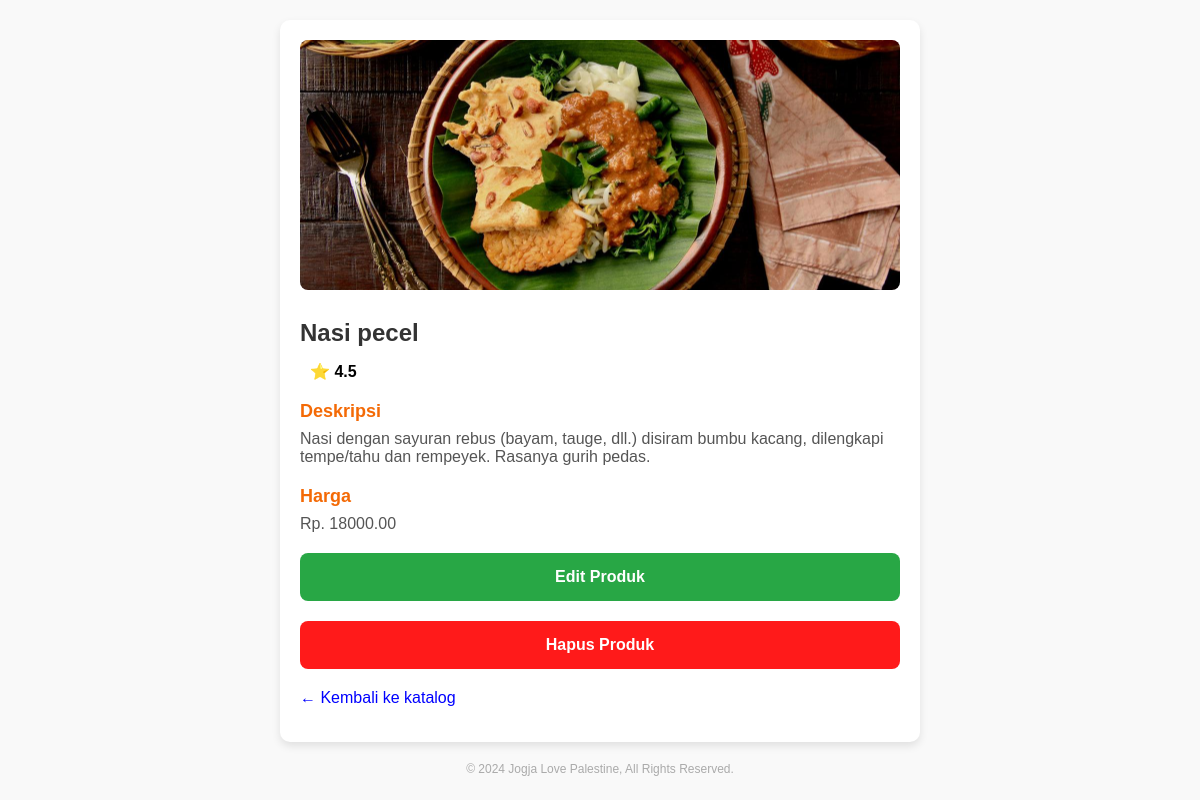
The app's page /account/product-detail.php?id=1 with its own data.
### tables this page shows
CREATE TABLE IF NOT EXISTS `produk` (
  `id` int NOT NULL AUTO_INCREMENT,
  `merchant_id` int NOT NULL,
  `nama_produk` varchar(100) NOT NULL,
  `deskripsi` text,
  `gambar_produk` varchar(255) DEFAULT NULL,
  `harga` decimal(10,2) NOT NULL,
  PRIMARY KEY (`id`),
  KEY `merchant_id` (`merchant_id`),
  CONSTRAINT `produk_ibfk_1` FOREIGN KEY (`merchant_id`) REFERENCES `merchants` (`id`) ON DELETE CASCADE
);

### account/product-detail.php (the view, shortened to what this page needs)
<?php
include 'db.php';
if (isset($_GET['id'])) {
    $product_id = $_GET['id'];
    $query = "SELECT * FROM produk WHERE id = '$product_id'";
    $result = mysqli_query($conn, $query);
    if (mysqli_num_rows($result) > 0) {
        $product = mysqli_fetch_assoc($result);
    } else {
        echo "Produk tidak ditemukan.";
        exit();
    }
} else {
    echo "ID produk tidak diberikan.";
    exit();
}
?>
<!DOCTYPE html>
<html lang="id">
<head>
</head>
<body>
    <div class="container">
        <img src="uploads/<?php echo $product['gambar_produk']; ?>" alt="<?php echo $product['nama_produk']; ?>" class="product-image">
        <div class="product-info">
            <h1><?php echo $product['nama_produk']; ?></h1>
            <div class="rating">
                <span>⭐ 4.5</span>
            </div>
            <div class="description">
                <h2>Deskripsi</h2>
                <p><?php echo $product['deskripsi']; ?></p>
            </div>
            <div class="address">
                <h2>Harga</h2>
                <p>Rp. <?php echo $product['harga']; ?></p>
            </div>
            <a href="edit-product.php?id=<?php echo $product_id ?>" class="map-button">Edit Produk</a>
            <a href="delete-product.php?id=<?php echo $product['id']; ?>" class="delete-button" onclick="return confirmDelete()">Hapus Produk</a>
            <a href="katalog.php" style="color: blue; text-decoration: none;">←	Kembali ke katalog</a>
        </div>
    </div>
    <div class="footer">
        &copy; 2024 Jogja Love Palestine, All Rights Reserved.
    </div>
</body>
</html>

### account/product-detail.php (style rules this page uses)
body { font-family: 'Be Vietnam Pro', sans-serif; margin: 0; padding: 0; background-color: #f9f9f9; }
.container { max-width: 600px; margin: 20px auto; padding: 20px; background-color: #fff; border-radius: 10px; box-shadow: 0 4px 8px rgba(0, 0, 0, 0.1); }
.product-image { width: 100%; height: 250px; object-fit: cover; border-radius: 8px; }
.product-info { padding: 15px 0; }
.product-info h1 { font-size: 24px; margin: 10px 0; color: #333; }
.rating { display: flex; justify-content: flex-start; align-items: center; margin-bottom: 10px; }
.rating span { background-color: white; border-radius: 5px; padding: 5px 10px; font-weight: bold; }
.description, .address, .contact { margin-bottom: 20px; }
.description p, .address p, .contact p { margin: 0; color: #555; }
.description h2, .address h2, .contact h2 { font-size: 18px; margin-bottom: 8px; color: #F46A06; }
.map-button { display: block; text-align: center; padding: 15px; background-color: #28a745; color: #fff; border-radius: 8px; margin: 20px 0; text-decoration: none; font-weight: bold; }
.delete-button { display: block; text-align: center; padding: 15px; background-color: #FF1A1A; color: #fff; border-radius: 8px; margin: 20px 0; text-decoration: none; font-weight: bold; }
.footer { text-align: center; color: #aaa; font-size: 12px; }

### records on screen
produk: gambar_produk (picture), nama_produk "Nasi pecel", deskripsi "Nasi dengan sayuran rebus (bayam, tauge, dll.) disiram bumbu kacang, dilengkapi tempe/tahu dan rempeyek. Rasanya gurih pedas.", harga "18000.00"
